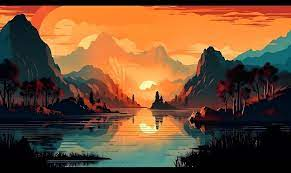
#> input picture Chapters/Resources/images.jpeg, 291 x 173 px
$ python Chapter3.py
#> lines starting #> are read from the running program, lines starting #| are printed output that depends on the picture
#Resizing and Cropping

import cv2
import numpy as np

img = cv2.imread('Resources/images.jpeg')
#> img is the input picture: shape (173, 291, 3); mean B, G, R 50.4, 77.6, 112.1
print(img.shape)
#| (173, 291, 3)

imgResize = cv2.resize(img,(640,480))   #(width,height)
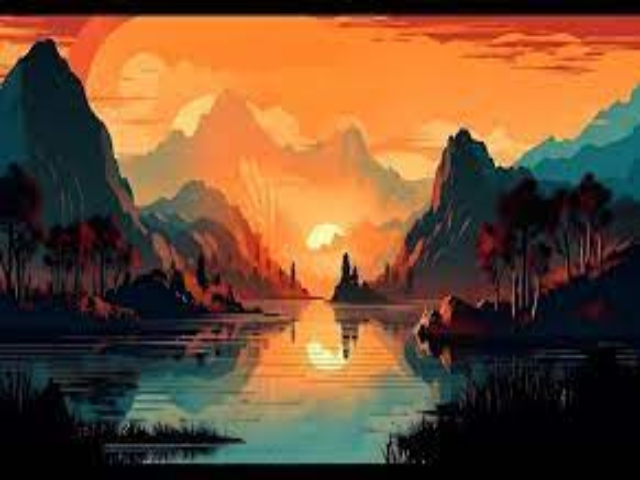
#> imgResize: shape (480, 640, 3); mean B, G, R 50.3, 77.5, 112
print(imgResize.shape)
#| (480, 640, 3)

cv2.imshow('Image',img)
cv2.imshow('ImageResize',imgResize)

'''cv2.waitKey(0)'''

#Cropping - no cv function. using matrix

imgCropped = img[0:200,0:100]
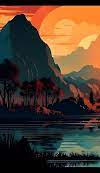
#> imgCropped: shape (173, 100, 3); mean B, G, R 45.8, 60.6, 79.4
cv2.imshow('ImageCropped',imgCropped)
print(imgCropped.shape)
#| (173, 100, 3)
cv2.waitKey(0)

$ run again, with Chapters/Resources/algorithms.jpg copied over Chapters/Resources/images.jpeg
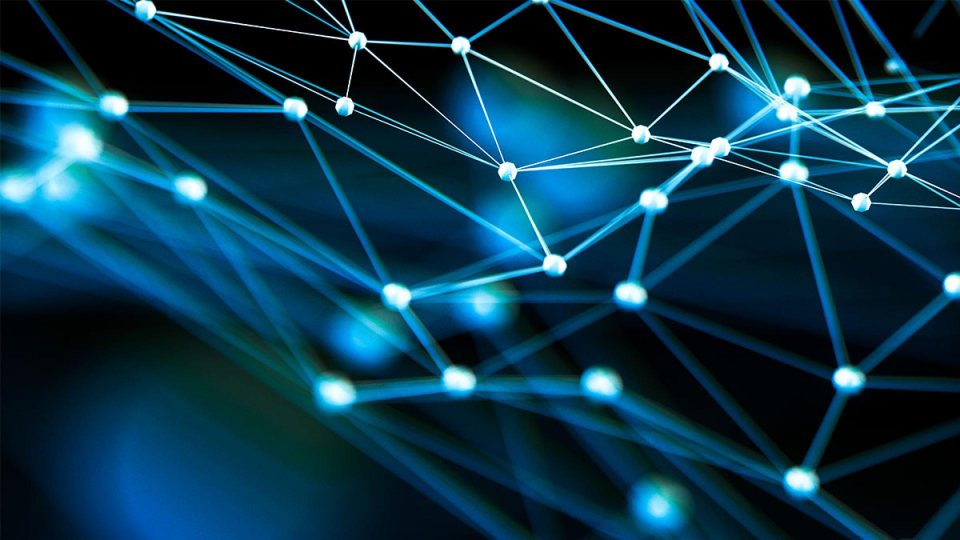
#> input picture Chapters/Resources/algorithms.jpg, 1920 x 1080 px (shown at 1/2 size)
#> img is the input picture: shape (1080, 1920, 3); mean B, G, R 75.5, 55.4, 10.4
#| (1080, 1920, 3)
#> `imgResize = cv2.resize(img,(640,480))`:
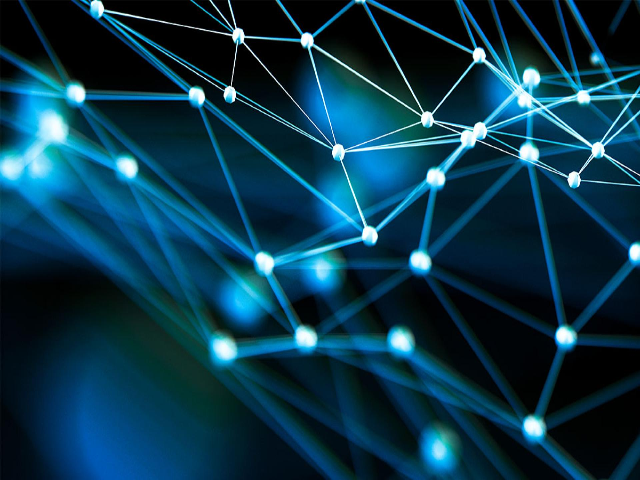
#> imgResize: shape (480, 640, 3); mean B, G, R 75.5, 55.4, 10.4
#| (480, 640, 3)
#> `imgCropped = img[0:200,0:100]`:
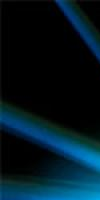
#> imgCropped: shape (200, 100, 3); mean B, G, R 33, 22.8, 1.7
#| (200, 100, 3)

$ run again, with Chapters/Resources/playing-cards-167049_640.jpg copied over Chapters/Resources/images.jpeg
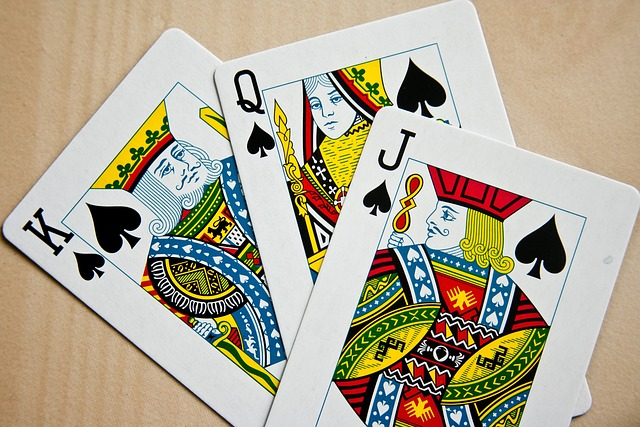
#> input picture Chapters/Resources/playing-cards-167049_640.jpg, 640 x 427 px
#> img is the input picture: shape (427, 640, 3); mean B, G, R 146.2, 167.5, 176.3
#| (427, 640, 3)
#> `imgResize = cv2.resize(img,(640,480))`:
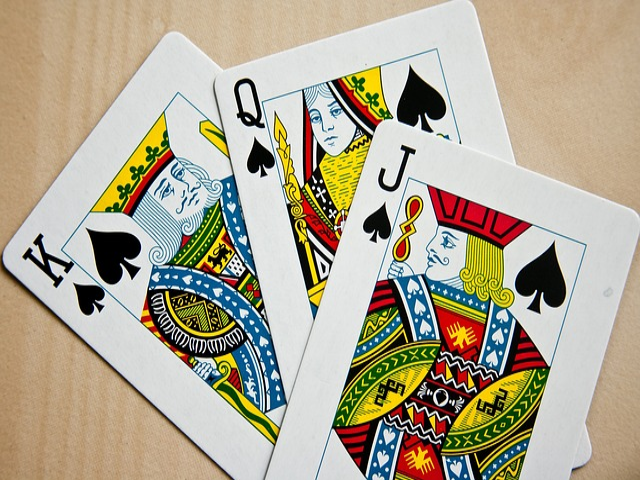
#> imgResize: shape (480, 640, 3); mean B, G, R 146.1, 167.4, 176.2
#| (480, 640, 3)
#> `imgCropped = img[0:200,0:100]`:
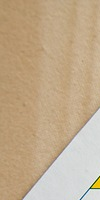
#> imgCropped: shape (200, 100, 3); mean B, G, R 141.2, 170.7, 193
#| (200, 100, 3)
